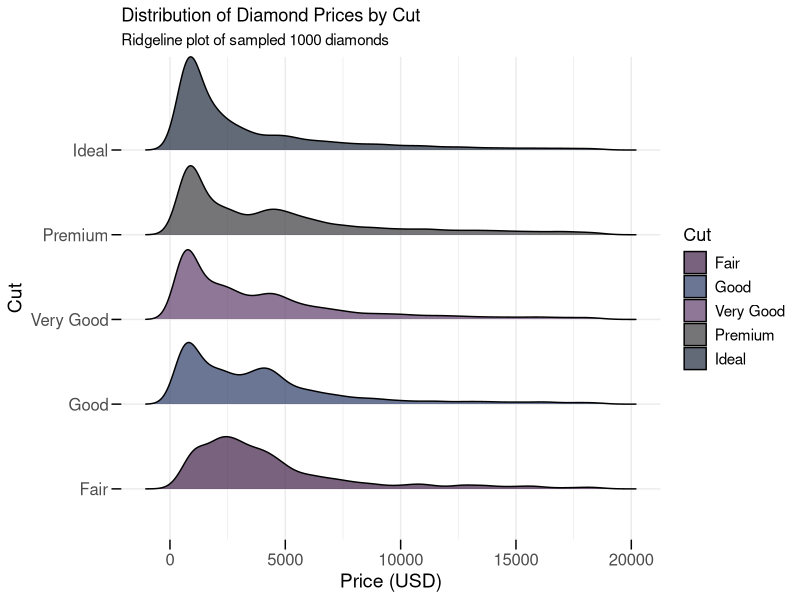

Reproduce this figure in R.
#Load libraries
library(datasets)
library(tidyverse)
library(dplyr)
library(ggplot2)
library(ggridges)

#Import data
data("diamonds")

#Create plot
ggplot(diamonds, aes(x = price, y = cut, fill = cut)) +
  geom_density_ridges(alpha = 0.7,            #Transparency of the ridges
                      color = "black",        #Border color
                      scale = 1.1) +          #Vertical spacing between ridges
  #Change colors
  scale_fill_manual(values = c("Fair" = "#3E1F47", 
                               "Good" = "#2A3B66", 
                               "Very Good" = "#5E3C6B", 
                               "Premium" = "#3A3A3C", 
                               "Ideal" = "#1F2A3D")) +
  
  #Change axis titles
  labs(
    title = "Distribution of Diamond Prices by Cut",
    subtitle = "Ridgeline plot of sampled 1000 diamonds",
    x = "Price (USD)",
    y = "Cut",
    fill = "Cut") +
  theme_minimal() +
  #Change text sizes
  theme(
    axis.text.x = element_text(size = 12),      # x-axis tick labels
    axis.text.y = element_text(size = 12),      # y-axis tick labels
    axis.ticks.length = unit(0.25, "cm"),       # length of ticks
    axis.ticks = element_line(size = 0.5),      # thickness of ticks
    axis.title.x = element_text(size = 14),     # x-axis title
    axis.title.y = element_text(size = 14),     # y-axis title
    legend.title = element_text(size = 13),     # legend title
    legend.text = element_text(size = 11)       # legend items
  )
